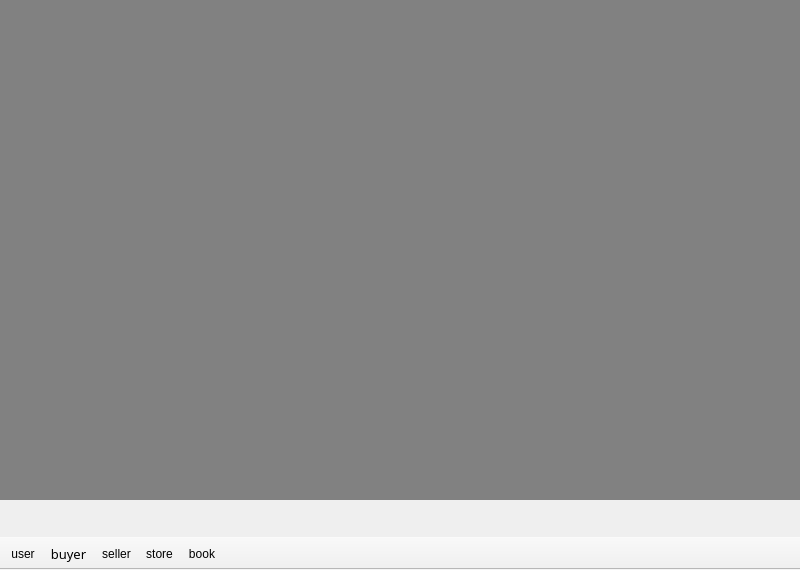
<?xml version="1.0" encoding="UTF-8"?>
<ui version="4.0">
 <class>MainWindow</class>
 <widget class="QMainWindow" name="MainWindow">
  <property name="geometry">
   <rect>
    <x>0</x>
    <y>0</y>
    <width>800</width>
    <height>570</height>
   </rect>
  </property>
  <property name="sizePolicy">
   <sizepolicy hsizetype="Fixed" vsizetype="Fixed">
    <horstretch>0</horstretch>
    <verstretch>0</verstretch>
   </sizepolicy>
  </property>
  <property name="maximumSize">
   <size>
    <width>1000</width>
    <height>650</height>
   </size>
  </property>
  <property name="sizeIncrement">
   <size>
    <width>0</width>
    <height>0</height>
   </size>
  </property>
  <property name="windowTitle">
   <string>MainWindow</string>
  </property>
  <property name="layoutDirection">
   <enum>Qt::LeftToRight</enum>
  </property>
  <property name="styleSheet">
   <string notr="true">QMainWindow{
	
	border-radius:15px;

}

QWidget{
	
}
QPushButton{
    text-align: top right;
    image-position: left center;
    color:  #FFFFFF;
    background-color: transparent;
    text-decoration: underline;
    border: none;
    font-family:'Microsoft YaHei';
    font-size:14px;
    max-width: 100px;
    min-width: 75px;
    min-height: 25px;

}

QPushButton:hover{

	border:1px solid blue;
	image-position: right center;
	background-color: #888888;
	
}
</string>
  </property>
  <widget class="QWidget" name="centralWidget">
   <widget class="QWidget" name="widget" native="true">
    <property name="enabled">
     <bool>true</bool>
    </property>
    <property name="geometry">
     <rect>
      <x>0</x>
      <y>0</y>
      <width>800</width>
      <height>500</height>
     </rect>
    </property>
    <property name="sizePolicy">
     <sizepolicy hsizetype="Expanding" vsizetype="Expanding">
      <horstretch>0</horstretch>
      <verstretch>0</verstretch>
     </sizepolicy>
    </property>
    <property name="minimumSize">
     <size>
      <width>800</width>
      <height>500</height>
     </size>
    </property>
    <property name="maximumSize">
     <size>
      <width>800</width>
      <height>500</height>
     </size>
    </property>
    <property name="font">
     <font>
      <kerning>true</kerning>
     </font>
    </property>
    <property name="cursor">
     <cursorShape>ArrowCursor</cursorShape>
    </property>
    <property name="styleSheet">
     <string notr="true">#widget{

	background-color: #818181;

}</string>
    </property>
   </widget>
  </widget>
  <widget class="QToolBar" name="mainToolBar">
   <property name="sizePolicy">
    <sizepolicy hsizetype="Preferred" vsizetype="Minimum">
     <horstretch>0</horstretch>
     <verstretch>0</verstretch>
    </sizepolicy>
   </property>
   <property name="layoutDirection">
    <enum>Qt::LeftToRight</enum>
   </property>
   <property name="movable">
    <bool>false</bool>
   </property>
   <property name="orientation">
    <enum>Qt::Horizontal</enum>
   </property>
   <property name="iconSize">
    <size>
     <width>70</width>
     <height>60</height>
    </size>
   </property>
   <property name="toolButtonStyle">
    <enum>Qt::ToolButtonFollowStyle</enum>
   </property>
   <property name="floatable">
    <bool>true</bool>
   </property>
   <attribute name="toolBarArea">
    <enum>BottomToolBarArea</enum>
   </attribute>
   <attribute name="toolBarBreak">
    <bool>false</bool>
   </attribute>
   <addaction name="actionuser"/>
   <addaction name="actionbuyer"/>
   <addaction name="actionseller"/>
   <addaction name="actionstore"/>
   <addaction name="actionbook"/>
  </widget>
  <action name="actionseller">
   <property name="icon">
    <iconset resource="icons.qrc">
     <normaloff>:/icons/setting.png</normaloff>:/icons/setting.png</iconset>
   </property>
   <property name="text">
    <string>seller</string>
   </property>
  </action>
  <action name="actionstore">
   <property name="icon">
    <iconset>
     <normaloff>../images/store2.png</normaloff>../images/store2.png</iconset>
   </property>
   <property name="text">
    <string>store</string>
   </property>
  </action>
  <action name="actionbook">
   <property name="icon">
    <iconset resource="icons.qrc">
     <normaloff>:/images/book.png</normaloff>:/images/book.png</iconset>
   </property>
   <property name="text">
    <string>book</string>
   </property>
  </action>
  <action name="actionuser">
   <property name="enabled">
    <bool>true</bool>
   </property>
   <property name="icon">
    <iconset resource="icons.qrc">
     <normaloff>:/icons/grade.png</normaloff>:/icons/grade.png</iconset>
   </property>
   <property name="text">
    <string>user</string>
   </property>
  </action>
  <action name="actionbuyer">
   <property name="icon">
    <iconset resource="icons.qrc">
     <normaloff>:/icons/my.png</normaloff>:/icons/my.png</iconset>
   </property>
   <property name="text">
    <string>buyer</string>
   </property>
   <property name="font">
    <font>
     <family>黑体</family>
     <pointsize>10</pointsize>
    </font>
   </property>
  </action>
 </widget>
 <layoutdefault spacing="6" margin="11"/>
 <resources>
  <include location="icons.qrc"/>
 </resources>
 <connections/>
</ui>
